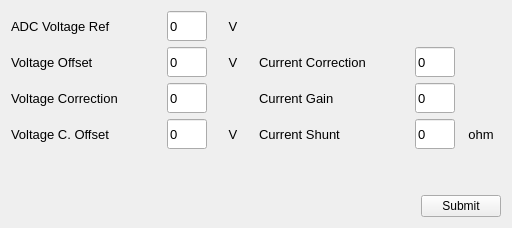
<?xml version="1.0" encoding="UTF-8"?>
<ui version="4.0">
 <class>CalibrationWnd</class>
 <widget class="QWidget" name="CalibrationWnd">
  <property name="windowModality">
   <enum>Qt::WindowModal</enum>
  </property>
  <property name="geometry">
   <rect>
    <x>0</x>
    <y>0</y>
    <width>536</width>
    <height>247</height>
   </rect>
  </property>
  <property name="sizePolicy">
   <sizepolicy hsizetype="Fixed" vsizetype="Fixed">
    <horstretch>0</horstretch>
    <verstretch>0</verstretch>
   </sizepolicy>
  </property>
  <property name="maximumSize">
   <size>
    <width>662</width>
    <height>388</height>
   </size>
  </property>
  <property name="windowTitle">
   <string>Calibration Data</string>
  </property>
  <layout class="QGridLayout" name="gridLayout_2">
   <property name="sizeConstraint">
    <enum>QLayout::SetFixedSize</enum>
   </property>
   <item row="0" column="0">
    <layout class="QVBoxLayout" name="verticalLayout">
     <item>
      <layout class="QHBoxLayout" name="adcVolRefHorl">
       <item>
        <widget class="QLabel" name="adcVolRefLabe">
         <property name="minimumSize">
          <size>
           <width>150</width>
           <height>30</height>
          </size>
         </property>
         <property name="maximumSize">
          <size>
           <width>150</width>
           <height>30</height>
          </size>
         </property>
         <property name="font">
          <font>
           <family>Arial</family>
           <pointsize>10</pointsize>
          </font>
         </property>
         <property name="text">
          <string>ADC Voltage Ref</string>
         </property>
        </widget>
       </item>
       <item>
        <widget class="QLineEdit" name="adcVolRefLine">
         <property name="minimumSize">
          <size>
           <width>40</width>
           <height>30</height>
          </size>
         </property>
         <property name="maximumSize">
          <size>
           <width>40</width>
           <height>30</height>
          </size>
         </property>
         <property name="font">
          <font>
           <family>Arial</family>
           <pointsize>10</pointsize>
          </font>
         </property>
         <property name="text">
          <string>0</string>
         </property>
        </widget>
       </item>
       <item>
        <widget class="QLabel" name="adcVolRefUnitLabe">
         <property name="minimumSize">
          <size>
           <width>40</width>
           <height>30</height>
          </size>
         </property>
         <property name="maximumSize">
          <size>
           <width>40</width>
           <height>30</height>
          </size>
         </property>
         <property name="font">
          <font>
           <family>Arial</family>
           <pointsize>10</pointsize>
          </font>
         </property>
         <property name="text">
          <string>V</string>
         </property>
         <property name="alignment">
          <set>Qt::AlignCenter</set>
         </property>
        </widget>
       </item>
       <item>
        <spacer name="adcVolRefHors">
         <property name="orientation">
          <enum>Qt::Horizontal</enum>
         </property>
         <property name="sizeHint" stdset="0">
          <size>
           <width>40</width>
           <height>20</height>
          </size>
         </property>
        </spacer>
       </item>
      </layout>
     </item>
     <item>
      <layout class="QGridLayout" name="calibDataGril">
       <item row="2" column="0">
        <layout class="QHBoxLayout" name="volCOffHorl">
         <item>
          <widget class="QLabel" name="volCOffLabe">
           <property name="sizePolicy">
            <sizepolicy hsizetype="Preferred" vsizetype="Preferred">
             <horstretch>0</horstretch>
             <verstretch>0</verstretch>
            </sizepolicy>
           </property>
           <property name="minimumSize">
            <size>
             <width>150</width>
             <height>30</height>
            </size>
           </property>
           <property name="maximumSize">
            <size>
             <width>150</width>
             <height>30</height>
            </size>
           </property>
           <property name="font">
            <font>
             <family>Arial</family>
             <pointsize>10</pointsize>
            </font>
           </property>
           <property name="text">
            <string>Voltage C. Offset</string>
           </property>
           <property name="alignment">
            <set>Qt::AlignLeading|Qt::AlignLeft|Qt::AlignVCenter</set>
           </property>
          </widget>
         </item>
         <item>
          <widget class="QLineEdit" name="volCOffLine">
           <property name="minimumSize">
            <size>
             <width>40</width>
             <height>30</height>
            </size>
           </property>
           <property name="maximumSize">
            <size>
             <width>40</width>
             <height>30</height>
            </size>
           </property>
           <property name="font">
            <font>
             <family>Arial</family>
             <pointsize>10</pointsize>
            </font>
           </property>
           <property name="text">
            <string>0</string>
           </property>
          </widget>
         </item>
         <item>
          <widget class="QLabel" name="volCOffUnitLabe">
           <property name="minimumSize">
            <size>
             <width>40</width>
             <height>30</height>
            </size>
           </property>
           <property name="maximumSize">
            <size>
             <width>40</width>
             <height>30</height>
            </size>
           </property>
           <property name="font">
            <font>
             <family>Arial</family>
             <pointsize>10</pointsize>
            </font>
           </property>
           <property name="text">
            <string>V</string>
           </property>
           <property name="alignment">
            <set>Qt::AlignCenter</set>
           </property>
          </widget>
         </item>
        </layout>
       </item>
       <item row="1" column="0">
        <layout class="QHBoxLayout" name="volCorrHorl">
         <item>
          <widget class="QLabel" name="volCorrLabe">
           <property name="sizePolicy">
            <sizepolicy hsizetype="Preferred" vsizetype="Preferred">
             <horstretch>0</horstretch>
             <verstretch>0</verstretch>
            </sizepolicy>
           </property>
           <property name="minimumSize">
            <size>
             <width>150</width>
             <height>30</height>
            </size>
           </property>
           <property name="maximumSize">
            <size>
             <width>150</width>
             <height>30</height>
            </size>
           </property>
           <property name="font">
            <font>
             <family>Arial</family>
             <pointsize>10</pointsize>
            </font>
           </property>
           <property name="text">
            <string>Voltage Correction</string>
           </property>
           <property name="alignment">
            <set>Qt::AlignLeading|Qt::AlignLeft|Qt::AlignVCenter</set>
           </property>
          </widget>
         </item>
         <item>
          <widget class="QLineEdit" name="volCorrLine">
           <property name="minimumSize">
            <size>
             <width>40</width>
             <height>30</height>
            </size>
           </property>
           <property name="maximumSize">
            <size>
             <width>40</width>
             <height>30</height>
            </size>
           </property>
           <property name="font">
            <font>
             <family>Arial</family>
             <pointsize>10</pointsize>
            </font>
           </property>
           <property name="text">
            <string>0</string>
           </property>
          </widget>
         </item>
         <item>
          <widget class="QLabel" name="volCorrUnitLabe">
           <property name="minimumSize">
            <size>
             <width>40</width>
             <height>30</height>
            </size>
           </property>
           <property name="maximumSize">
            <size>
             <width>40</width>
             <height>30</height>
            </size>
           </property>
           <property name="text">
            <string/>
           </property>
           <property name="alignment">
            <set>Qt::AlignCenter</set>
           </property>
          </widget>
         </item>
        </layout>
       </item>
       <item row="0" column="0">
        <layout class="QHBoxLayout" name="volOffHorl">
         <item>
          <widget class="QLabel" name="volOffLabe">
           <property name="sizePolicy">
            <sizepolicy hsizetype="Preferred" vsizetype="Preferred">
             <horstretch>0</horstretch>
             <verstretch>0</verstretch>
            </sizepolicy>
           </property>
           <property name="minimumSize">
            <size>
             <width>150</width>
             <height>30</height>
            </size>
           </property>
           <property name="maximumSize">
            <size>
             <width>150</width>
             <height>30</height>
            </size>
           </property>
           <property name="font">
            <font>
             <family>Arial</family>
             <pointsize>10</pointsize>
            </font>
           </property>
           <property name="text">
            <string>Voltage Offset</string>
           </property>
           <property name="alignment">
            <set>Qt::AlignLeading|Qt::AlignLeft|Qt::AlignVCenter</set>
           </property>
          </widget>
         </item>
         <item>
          <widget class="QLineEdit" name="volOffLine">
           <property name="minimumSize">
            <size>
             <width>40</width>
             <height>30</height>
            </size>
           </property>
           <property name="maximumSize">
            <size>
             <width>40</width>
             <height>30</height>
            </size>
           </property>
           <property name="font">
            <font>
             <family>Arial</family>
             <pointsize>10</pointsize>
            </font>
           </property>
           <property name="text">
            <string>0</string>
           </property>
          </widget>
         </item>
         <item>
          <widget class="QLabel" name="volOffUnitLabe">
           <property name="minimumSize">
            <size>
             <width>40</width>
             <height>30</height>
            </size>
           </property>
           <property name="maximumSize">
            <size>
             <width>40</width>
             <height>30</height>
            </size>
           </property>
           <property name="font">
            <font>
             <family>Arial</family>
             <pointsize>10</pointsize>
            </font>
           </property>
           <property name="text">
            <string>V</string>
           </property>
           <property name="alignment">
            <set>Qt::AlignCenter</set>
           </property>
          </widget>
         </item>
        </layout>
       </item>
       <item row="1" column="1">
        <layout class="QHBoxLayout" name="currGainHorl">
         <item>
          <widget class="QLabel" name="currGainLabe">
           <property name="sizePolicy">
            <sizepolicy hsizetype="Preferred" vsizetype="Preferred">
             <horstretch>0</horstretch>
             <verstretch>0</verstretch>
            </sizepolicy>
           </property>
           <property name="minimumSize">
            <size>
             <width>150</width>
             <height>30</height>
            </size>
           </property>
           <property name="maximumSize">
            <size>
             <width>150</width>
             <height>30</height>
            </size>
           </property>
           <property name="font">
            <font>
             <family>Arial</family>
             <pointsize>10</pointsize>
            </font>
           </property>
           <property name="text">
            <string>Current Gain</string>
           </property>
           <property name="alignment">
            <set>Qt::AlignLeading|Qt::AlignLeft|Qt::AlignVCenter</set>
           </property>
          </widget>
         </item>
         <item>
          <widget class="QLineEdit" name="currGainLine">
           <property name="minimumSize">
            <size>
             <width>40</width>
             <height>30</height>
            </size>
           </property>
           <property name="maximumSize">
            <size>
             <width>40</width>
             <height>30</height>
            </size>
           </property>
           <property name="font">
            <font>
             <family>Arial</family>
             <pointsize>10</pointsize>
            </font>
           </property>
           <property name="text">
            <string>0</string>
           </property>
          </widget>
         </item>
         <item>
          <widget class="QLabel" name="currGainUnitLabe">
           <property name="minimumSize">
            <size>
             <width>40</width>
             <height>30</height>
            </size>
           </property>
           <property name="maximumSize">
            <size>
             <width>40</width>
             <height>30</height>
            </size>
           </property>
           <property name="font">
            <font>
             <family>Arial</family>
             <pointsize>10</pointsize>
            </font>
           </property>
           <property name="text">
            <string/>
           </property>
           <property name="alignment">
            <set>Qt::AlignCenter</set>
           </property>
          </widget>
         </item>
        </layout>
       </item>
       <item row="2" column="1">
        <layout class="QHBoxLayout" name="currShuntVerl">
         <item>
          <widget class="QLabel" name="currShuntLabe">
           <property name="sizePolicy">
            <sizepolicy hsizetype="Preferred" vsizetype="Preferred">
             <horstretch>0</horstretch>
             <verstretch>0</verstretch>
            </sizepolicy>
           </property>
           <property name="minimumSize">
            <size>
             <width>150</width>
             <height>30</height>
            </size>
           </property>
           <property name="maximumSize">
            <size>
             <width>150</width>
             <height>30</height>
            </size>
           </property>
           <property name="font">
            <font>
             <family>Arial</family>
             <pointsize>10</pointsize>
            </font>
           </property>
           <property name="text">
            <string>Current Shunt</string>
           </property>
           <property name="alignment">
            <set>Qt::AlignLeading|Qt::AlignLeft|Qt::AlignVCenter</set>
           </property>
          </widget>
         </item>
         <item>
          <widget class="QLineEdit" name="currShuntLine">
           <property name="minimumSize">
            <size>
             <width>40</width>
             <height>30</height>
            </size>
           </property>
           <property name="maximumSize">
            <size>
             <width>40</width>
             <height>30</height>
            </size>
           </property>
           <property name="font">
            <font>
             <family>Arial</family>
             <pointsize>10</pointsize>
            </font>
           </property>
           <property name="text">
            <string>0</string>
           </property>
          </widget>
         </item>
         <item>
          <widget class="QLabel" name="currShuntUnitLabe">
           <property name="minimumSize">
            <size>
             <width>40</width>
             <height>30</height>
            </size>
           </property>
           <property name="maximumSize">
            <size>
             <width>40</width>
             <height>30</height>
            </size>
           </property>
           <property name="font">
            <font>
             <family>Arial</family>
             <pointsize>10</pointsize>
            </font>
           </property>
           <property name="text">
            <string>ohm</string>
           </property>
           <property name="alignment">
            <set>Qt::AlignCenter</set>
           </property>
          </widget>
         </item>
        </layout>
       </item>
       <item row="0" column="1">
        <layout class="QHBoxLayout" name="currCorrHorl">
         <item>
          <widget class="QLabel" name="currCorrLabe">
           <property name="sizePolicy">
            <sizepolicy hsizetype="Preferred" vsizetype="Preferred">
             <horstretch>0</horstretch>
             <verstretch>0</verstretch>
            </sizepolicy>
           </property>
           <property name="minimumSize">
            <size>
             <width>150</width>
             <height>30</height>
            </size>
           </property>
           <property name="maximumSize">
            <size>
             <width>150</width>
             <height>30</height>
            </size>
           </property>
           <property name="font">
            <font>
             <family>Arial</family>
             <pointsize>10</pointsize>
            </font>
           </property>
           <property name="text">
            <string>Current Correction</string>
           </property>
           <property name="alignment">
            <set>Qt::AlignLeading|Qt::AlignLeft|Qt::AlignVCenter</set>
           </property>
          </widget>
         </item>
         <item>
          <widget class="QLineEdit" name="currCorrLine">
           <property name="minimumSize">
            <size>
             <width>40</width>
             <height>30</height>
            </size>
           </property>
           <property name="maximumSize">
            <size>
             <width>40</width>
             <height>30</height>
            </size>
           </property>
           <property name="font">
            <font>
             <family>Arial</family>
             <pointsize>10</pointsize>
            </font>
           </property>
           <property name="text">
            <string>0</string>
           </property>
          </widget>
         </item>
         <item>
          <widget class="QLabel" name="currCorrUnitLabe">
           <property name="minimumSize">
            <size>
             <width>40</width>
             <height>30</height>
            </size>
           </property>
           <property name="maximumSize">
            <size>
             <width>40</width>
             <height>30</height>
            </size>
           </property>
           <property name="font">
            <font>
             <family>Arial</family>
             <pointsize>10</pointsize>
            </font>
           </property>
           <property name="text">
            <string/>
           </property>
           <property name="alignment">
            <set>Qt::AlignCenter</set>
           </property>
          </widget>
         </item>
        </layout>
       </item>
      </layout>
     </item>
     <item>
      <spacer name="verticalSpacer">
       <property name="orientation">
        <enum>Qt::Vertical</enum>
       </property>
       <property name="sizeType">
        <enum>QSizePolicy::Expanding</enum>
       </property>
       <property name="sizeHint" stdset="0">
        <size>
         <width>20</width>
         <height>40</height>
        </size>
       </property>
      </spacer>
     </item>
     <item>
      <layout class="QHBoxLayout" name="submitHorl">
       <item>
        <spacer name="submitHors">
         <property name="orientation">
          <enum>Qt::Horizontal</enum>
         </property>
         <property name="sizeHint" stdset="0">
          <size>
           <width>40</width>
           <height>20</height>
          </size>
         </property>
        </spacer>
       </item>
       <item>
        <widget class="QPushButton" name="submitPusb">
         <property name="text">
          <string>Submit</string>
         </property>
        </widget>
       </item>
      </layout>
     </item>
    </layout>
   </item>
  </layout>
 </widget>
 <tabstops>
  <tabstop>adcVolRefLine</tabstop>
  <tabstop>volOffLine</tabstop>
  <tabstop>currCorrLine</tabstop>
  <tabstop>volCorrLine</tabstop>
  <tabstop>currGainLine</tabstop>
  <tabstop>volCOffLine</tabstop>
  <tabstop>currShuntLine</tabstop>
  <tabstop>submitPusb</tabstop>
 </tabstops>
 <resources/>
 <connections/>
</ui>
